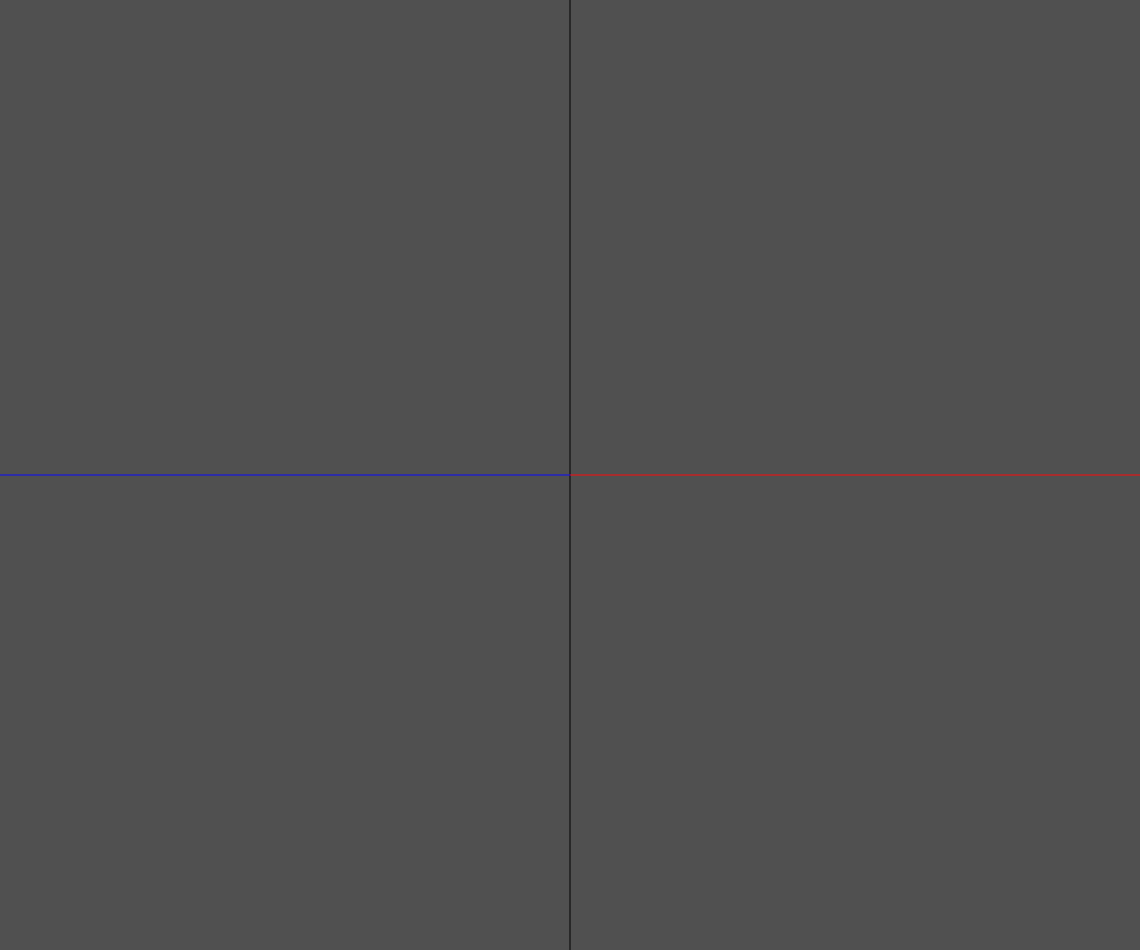
Frame 1 (no input)
Frame 60 (no input): identical to frame 1, image omitted
Frame 120 (the mouse pressed at the canvas centre since frame 60): identical to frame 1, image omitted

The p5.js sketch that drew this single still picture (run headless with seeded random() and noise() and a simulated clock; from frame 60 on, the mouse is pressed at the canvas centre):

// p5.js sketch
// ── sketch.js
let backgroundShade = 80
let shortening = 20
let debug = false

function setup() {
  createCanvas(windowWidth/20*19, windowHeight/20*19); //canvas
  push()
  angel = 90//sets angel
  background(backgroundShade)
  line(width/2, height, width/2, -height)
  frameRate(30)
}

let running = true //stops program
function draw() {
  // frameRate(30)
  if(!running) return
  background(backgroundShade)
  line(width/2, height, width/2, -height)
  addWeigth() //adds weight to system
  angelCalc(calcEffect()) //creates the next angel
  if(angel < 0) angel += 360
  angel = angel % 360
  drawScene() //draws the current scene
}

function mousePoint(axes){//makes weight size base on mouse
  if(axes) return(Math.floor((mouseX-width/2)/shortening))//left - right
  return (Math.floor((height-mouseY)/shortening))//up - down
}

function addWeigth(){
  if(mouseButton == "center") {
    if(mousePoint(true)>0) {
      right[right.length] = new WeightMath(mousePoint(true),mousePoint(false), true) //creates a weigth on right side 
    }
    else {
      left[left.length] = new WeightMath(mousePoint(true),mousePoint(false), false) //creates a weigth on left side
    }
    mouseButton = 0 // resets mouse
  }
}

const right = []
const left = []
let angel

function calcEffect(){
  
  let leftEffect = 0
  let rightEffect = 0
  
  for (let i = 0; i < right.length; i++){
    rightEffect += right[i].math() //adds effect on right
  }
  for(let i = 0; i < left.length; i++){
    leftEffect += left[i].math() // adds effect on left
  }
  return(rightEffect-leftEffect) //logs total effect
}

function WeightMath (length, weight, side) { //stores individual weights
    this.length = length
    this.side = side
    this.weight = weight
    if (!this.side) this.length = -length

  this.math = function () {
    return (Math.floor(this.length * this.weight * 9.82/*gravity*/* Math.sin (radians (localAngelCalc()))))
  }
  function localAngelCalc(){
    if (this.side) return angel
    return angel+180
  }
}

let momentum = 0
let tempAngel = 0
function angelCalc(effect){
  momentum = effect/1000 + momentum/1.03
  tempAngel = Math.round(angel)
  angel += momentum
}

function drawScene(){
  let safety = 0
  if(safety > 400) return
  safety++
  translate(width/2, height/2)

  if (tempAngel == Math.round(angel)) draww(angel)
  let jji = 0
  while (tempAngel != Math.round(angel)){
    if (jji > 360) throw ("too many iterations" + "   ;angel goal:" + angel + "   ;start angel:" +  tempAngel + "   ;iterations:" + jji)
    draww(tempAngel)
    tempAngel = angelCheck(tempAngel, jji)
    tempAngel = tempAngel % 360
    if (tempAngel < 0 ) tempAngel = 360
    jji++
  }
  function draww(angels){
    push()
    // console.log(angels,angel)
    rotate(radians(90-angels))
    stroke(255, 10, 10)
    line(0, 0, width/2, 0)
    stroke(10, 10, 255)
    line(-width/2, 0, 0, 0)
    drawWeights()
    pop()
  }

  function angelCheck(temp, iteration){
    var safety = 0
    let temp1 = temp
    let temp2 = temp
    let floorAngel = Math.round(angel)
    while(true){
      if(safety > 180) {
        throw ("safety limit exeded" + "   ;angel goal:" + floorAngel + "   ;start angel:" +  temp + "   ;temp1:" +  temp1 + "   ;temp2:" + temp2)
      }
      if(floorAngel < 0) floorAngel *= -1
      if(temp1 == floorAngel && temp2 == floorAngel)
        if(momentum > 0) return(temp-1)
        else return (temp+1)
      safety++
      temp1++
      temp2--
      if(debug)console.log(";high = " + temp1,";low = " + temp2, ";angel = " + floorAngel, ";safety = " + safety,";iteration" + iteration)
      if(temp1 == 361) temp1 = 0
      if(temp2 == -1) temp2 = 360
      if(temp1 == -1) temp1 = 360
      if(temp1 == floorAngel) return (temp +1)
      if(temp2 == floorAngel) return (temp -1)
    }
  }
}

function drawWeights() {
  for (let i = 0; i < right.length; i++){
    ellipse(right[i].length*shortening, 0, right[i].weight)
  }
  for (let i = 0; i < left.length; i++){
    ellipse(-left[i].length*shortening, 0, left[i].weight)
  }
}
